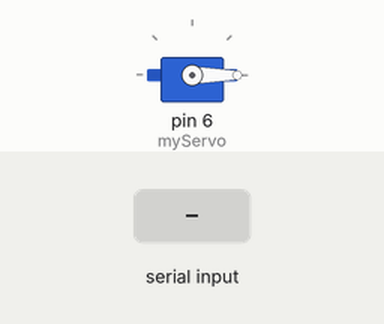
Recording of a sketch running on a simulated Arduino Uno, built with avr-gcc and run on an emulated ATmega328P. On the bench: servo. The test bench sets the inputs (shaded band).

Above: at 1.2 s.
1.3 s: "90,45\n" received over Serial
At 2.5 s:
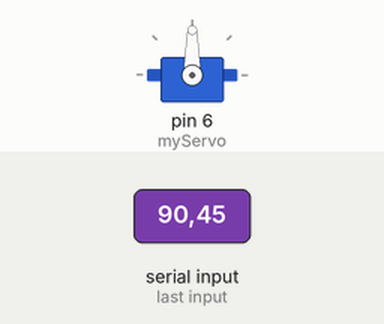
2.8 s: "30,150\n" received over Serial
At 3.8 s:
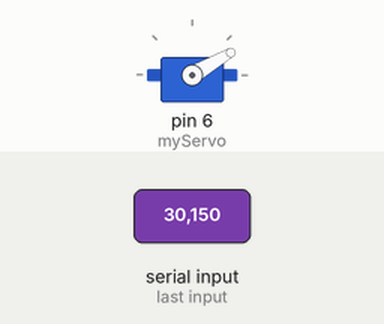
4.3 s: "200\n" received over Serial
At 4.8 s:
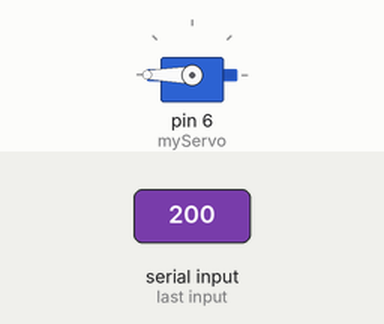
5.8 s: "90\n" received over Serial
At 7.1 s:
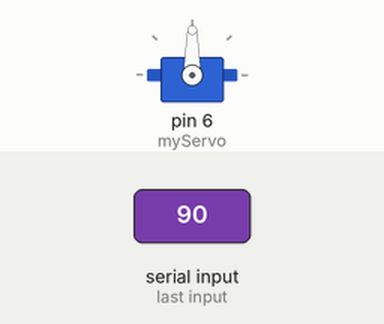
Timing chart, 0 to 8.3 s (numbered marks = the images above; inputs shaded):
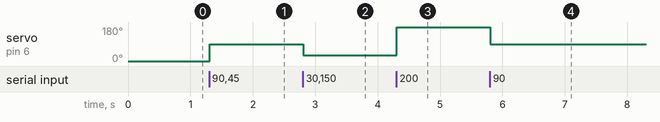

The sketch:

sketch_mar30b.ino
```cpp
#include <Servo.h>

Servo myServo; // Create a Servo object

void setup() {
  myServo.attach(6); // Attach servo to pin 9
  myServo.write(0); // Start at middle position (90 degrees)
  Serial.begin(9600); // Start serial communication at baud rate of 9600
}

void loop() {
  if (Serial.available() > 0) {
    String angleString = Serial.readStringUntil('\n'); // Read angle as string until newline character
    int angle = angleString.toInt(); // Convert string to integer

    // Constrain angle to valid range for servo (0-180 degrees)
    angle = constrain(angle, 0, 270);

    // Move servo to specified angle
    myServo.write(angle);

    delay(15); // Allow time for servo to move to position
  }
}
```

Measured:
- after the input at 1.3 s, servo on pin 6 (myServo): 0° → 90° at once
- after the input at 2.8 s, servo on pin 6 (myServo): 90° → 30° at once
- after the input at 4.3 s, servo on pin 6 (myServo): 30° → 180° at once
- after the input at 5.8 s, servo on pin 6 (myServo): 180° → 90° at once
